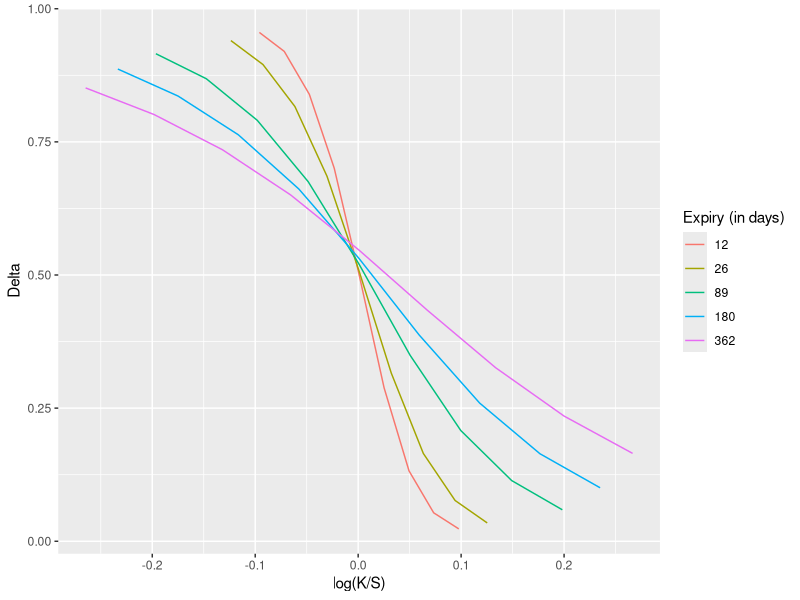
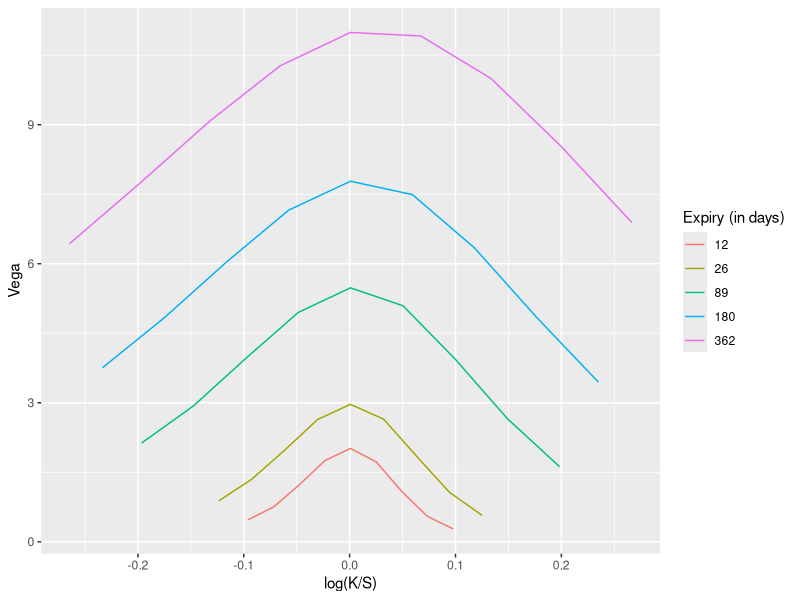
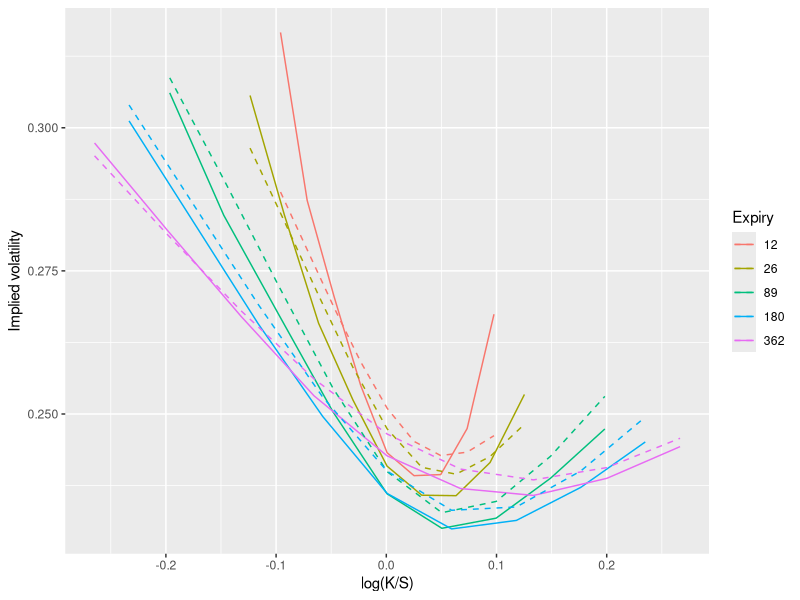
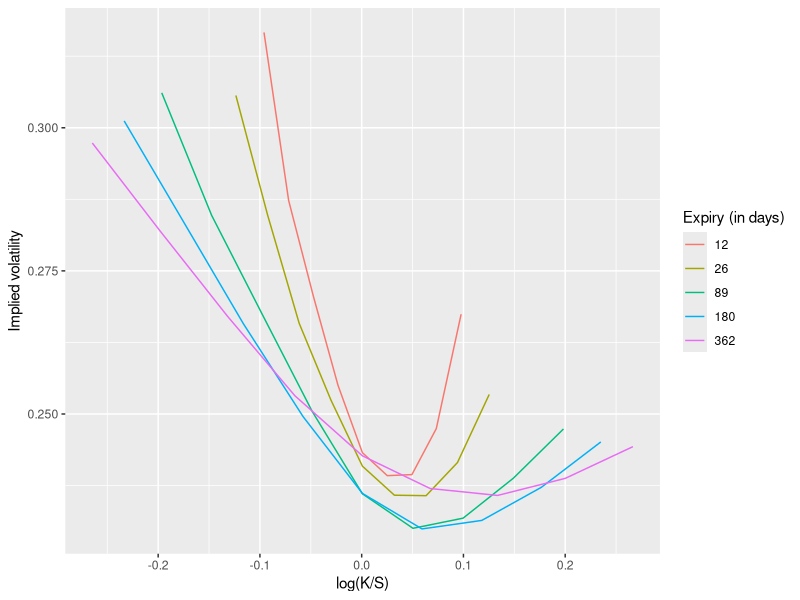

Generate these figures, in order, with R:
### Packages ###

library(tidyverse)

### Functions ###

charFunc <- function(u, spot, r=0, div=0, ttm, v, sigma, kappa, theta, rho){
  d <- sqrt( (rho*sigma*u*1i-kappa)^2 + sigma^2*(u*1i+u^2) )
  d <- -d
  g <- (kappa - rho*sigma*u*1i + d) / (kappa - rho*sigma*u*1i - d)
  tempM <- (kappa-rho*sigma*u*1i+d)*ttm-2*log((1-g*exp(d*ttm))/(1-g))
  M <- (r-div)*u*1i*ttm+(kappa*theta)/(sigma^2)*tempM
  N <- (kappa-rho*sigma*u*1i+d)/(sigma^2)*((1-exp(d*ttm))/(1-g*exp(d*ttm)))
  res <- exp(M+N*v+1i*u*log(spot))
  return(res)
}

HestonCall <- function(spot, strike, r=0, div=0, ttm, v, sigma, kappa, theta, rho){
  integrand1 <- function(u){ 
    num1 <- charFunc(u-1i, spot, r, div, ttm, v, sigma, kappa, theta, rho)
    den1 <- charFunc(-1i, spot, r, div, ttm, v, sigma, kappa, theta, rho)
    dummy1 <- exp(-1i*u*log(strike))*num1/(1i*u*den1)
    integrand1 <- Re(dummy1)
  }
  integrand2 <- function(u){ 
    dummy2 <- exp(-1i*u*log(strike))*charFunc(u, spot, r, div, ttm, v, sigma, kappa, theta, rho)/(1i*u)
    integtand2 <- Re(dummy2)
  }
  Pi1 <- 0.5 + 1/pi * integrate(integrand1,0,Inf,stop.on.error = FALSE)$value
  Pi2 <- 0.5 + 1/pi * integrate(integrand2,0,Inf,stop.on.error = FALSE)$value
  res <- spot*exp(-div*ttm)*Pi1 - strike*exp(-r*ttm)*Pi2
  return(res)
}

simulateHeston <- function(S0,nPaths,nDates,r,ttm,v,sigma,kappa,theta,rho){
  
  nSim <- nPaths/2
  dt <- ttm/nDates
  Smat <- matrix(nrow = nPaths, ncol = nDates)
  Vmat <- matrix(nrow = nPaths, ncol = nDates)
  X <- log(rep(S0, nPaths))
  V <- rep(v, nPaths)
  
  for(i in 1:nDates){
    
    z1 <- rnorm(nSim); z2 <- rnorm(nSim)
    dW1 <- sqrt(dt)*z1; dW2 <- rho*dW1+sqrt(1-rho^2)*sqrt(dt)*z2
    dW1_hat <- sqrt(dt)*(-z1); dW2_hat <- rho*dW1_hat+sqrt(1-rho^2)*sqrt(dt)*(-z2)
    
    X[1:nSim] <- X[1:nSim] + (r-0.5*pmax(V[1:nSim],0)) * dt + sqrt(pmax(V[1:nSim],0)) * dW1
    X[(nSim+1):(nSim*2)] <- X[(nSim+1):(nSim*2)] + (r-0.5*pmax(V[(nSim+1):(nSim*2)],0)) * dt + sqrt(pmax(V[(nSim+1):(nSim*2)],0)) * dW1_hat 
    
    V[1:nSim]<-V[1:nSim]+kappa*(theta-pmax(V[1:nSim],0))*dt+sigma*sqrt(pmax(V[1:nSim],0))*dW2
    V[(nSim+1):(2*nSim)]<-V[(nSim+1):(2*nSim)]+kappa*(theta-pmax(V[(nSim+1):(2*nSim)],0))*dt+sigma*sqrt(pmax(V[(nSim+1):(2*nSim)],0))*dW2_hat
    
    Smat[,i] <- exp(X)
    Vmat[,i] <- V
  }
  
  result <- list(Smat, Vmat)
  
}

BSM <- function(S,K,r,sigma,TTM,call=T){
  d1 <- (log(S/K) + (r + sigma^2/2) * TTM)/(sigma * sqrt(TTM))
  d2 <- d1 - sigma * sqrt(TTM)
  if(call) price <- pnorm(d1) * S - exp(-r * TTM) * K * pnorm(d2)
  else price <- exp(-r * TTM) * K * pnorm(-d2) - pnorm(-d1) * S 
  return(price)
}

BSMDelta <- function(S,K,r,sigma,TTM){
  d1 <- (log(S/K) + (r + sigma^2/2) * TTM)/(sigma * sqrt(TTM))
  return(pnorm(d1))
}

BSMVega <- function(S,K,r,sigma,TTM){
  d1 <- (log(S/K) + (r + sigma^2/2) * TTM)/(sigma * sqrt(TTM))
  return(S * dnorm(d1) * sqrt(TTM))
}

impVol <- function(price,S,K,r,TTM){
  f <- function(sigma) price - BSM(S,K,r,sigma,TTM)
  impVol <- uniroot(f,c(0,2))
  return(impVol$root)
}

### Options on Google, provided for assignment in Financial Engineering @ CBS ###

data <- read_delim('data/GOOGLData.csv', delim = ";")

l <- length(data$Price)

# Spot is(/was) equal to 2786, assume risk free rate of zero

S0 <- 2786; r <- 0

### Calculating IV ###

for(i in 1:l){
  data[i,'impliedVolatility'] <- impVol(data[[i,1]],S0,data[[i,2]],r,data[[i,3]]/365)
}

### Plotting IV ###

jpeg('google_IV.jpg', width = 1920, height = 1080, res = 300)

impVolPlot <- ggplot(data = data , mapping = aes(log(Strike/S0), impliedVolatility)) + 
  geom_line(aes(colour = factor(Expiry))) + xlab('log(K/S)') + ylab('Implied volatility') +
  labs(colour = "Expiry (in days)"); impVolPlot

dev.off()

### Delta and Vega ###

for(i in 1:l){
  data[i, 'delta'] <- BSMDelta(S0,data[[i,2]],r,data[[i,4]],data[[i,3]]/365)
  data[i, 'vega'] <- BSMVega(S0,data[[i,2]],r,data[[i,4]],data[[i,3]]/365) / 100
}

deltaPlot <- ggplot(data = data , mapping = aes(log(Strike/S0), delta)) + 
  geom_line(aes(colour = factor(Expiry))) + xlab('log(K/S)') + ylab('Delta') + 
  labs(colour = "Expiry (in days)"); deltaPlot

vegaPlot <- ggplot(data = data , mapping = aes(log(Strike/S0), vega)) + 
  geom_line(aes(colour = factor(Expiry))) + xlab('log(K/S)') + ylab('Vega') +
  labs(colour = "Expiry (in days)"); vegaPlot 

### Calibrating Heston to observed prices ###

# We calibrate by minimizing squared sum of errors
lossFunction <- function(parms){
  sum <- 0
  for(i in 1:l){
    sum <- sum + ( (data[[i,1]] - HestonCall(S0,data[[i,2]],0,0,data[[i,3]]/365,parms[1],parms[2],parms[3],parms[4],parms[5])) / (data[[i,6]] * 100) )^2
  }
  return(sum)
}

# Providing logically sound bounds on paramters speeds up the process (a lot)
par <- optim(par = c(0.2^2, 1, 2, 0.2^2, -0.25), lossFunction, method = "L-BFGS-B",
             lower = c(0.01,0.01,0.01,0.01,-1), upper = c(0.99,10,10,0.99,1))


# Rounded estimates
v <- 0.065
sigma <- 1
kappa <- 2
theta <- 0.09
rho <- -0.3

### Calculating and plotting implied volatility of prices calculated with calibrated Heston model ###

for(i in 1:l){
  HestonPrice <- HestonCall(S0,data[[i,2]],0,0,data[[i,3]]/365,v,sigma,kappa,theta,rho)
  data[i,'HestonImp'] <- impVol(HestonPrice,S0,data[[i,2]],r,data[[i,3]]/365)
}

impVolPlot2 <- ggplot(data = data , mapping = aes(log(Strike/S0), impliedVolatility)) + 
  geom_line(aes(x = log(Strike/S0), y = impliedVolatility, colour = factor(Expiry))) + 
  geom_line(aes(x = log(Strike/S0), y = HestonImp, colour = factor(Expiry)), linetype="dashed") +
  xlab('log(K/S)') + 
  ylab('Implied volatility') + 
  labs(colour = "Expiry"); impVolPlot2 


